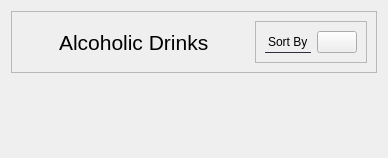
                      <widget class="QWidget" name="alcoholInvPage">
                       <layout class="QVBoxLayout" name="verticalLayout_45">
                        <item alignment="Qt::AlignTop">
                         <widget class="QFrame" name="headerFrame_5">
                          <property name="styleSheet">
                           <string notr="true">QFrame{
	border-bottom: 1px solid rgb(131, 142, 162);
}
QLabel{
border: none
}</string>
                          </property>
                          <property name="frameShape">
                           <enum>QFrame::StyledPanel</enum>
                          </property>
                          <property name="frameShadow">
                           <enum>QFrame::Raised</enum>
                          </property>
                          <layout class="QHBoxLayout" name="horizontalLayout_41">
                           <item alignment="Qt::AlignLeft">
                            <widget class="QPushButton" name="backBtn_2">
                             <property name="styleSheet">
                              <string notr="true">border: none;</string>
                             </property>
                             <property name="text">
                              <string/>
                             </property>
                             <property name="icon">
                              <iconset resource="resources.qrc">
                               <normaloff>:/white /White Icons/arrow-left-circle.svg</normaloff>:/white /White Icons/arrow-left-circle.svg</iconset>
                             </property>
                             <property name="iconSize">
                              <size>
                               <width>30</width>
                               <height>30</height>
                              </size>
                             </property>
                            </widget>
                           </item>
                           <item>
                            <widget class="QLabel" name="label_66">
                             <property name="font">
                              <font>
                               <pointsize>16</pointsize>
                              </font>
                             </property>
                             <property name="text">
                              <string>Alcoholic Drinks</string>
                             </property>
                            </widget>
                           </item>
                           <item>
                            <spacer name="horizontalSpacer">
                             <property name="orientation">
                              <enum>Qt::Horizontal</enum>
                             </property>
                             <property name="sizeHint" stdset="0">
                              <size>
                               <width>40</width>
                               <height>20</height>
                              </size>
                             </property>
                            </spacer>
                           </item>
                           <item alignment="Qt::AlignRight">
                            <widget class="QFrame" name="frame_33">
                             <property name="styleSheet">
                              <string notr="true">border-bottom: 1px solid rgb(44, 49, 60)</string>
                             </property>
                             <property name="frameShape">
                              <enum>QFrame::StyledPanel</enum>
                             </property>
                             <property name="frameShadow">
                              <enum>QFrame::Raised</enum>
                             </property>
                             <layout class="QHBoxLayout" name="horizontalLayout_42">
                              <item>
                               <widget class="QLabel" name="label_67">
                                <property name="text">
                                 <string>Sort By</string>
                                </property>
                               </widget>
                              </item>
                              <item>
                               <widget class="QPushButton" name="sortBtn_2">
                                <property name="text">
                                 <string/>
                                </property>
                                <property name="icon">
                                 <iconset resource="resources.qrc">
                                  <normaloff>:/white /White Icons/sliders.svg</normaloff>:/white /White Icons/sliders.svg</iconset>
                                </property>
                                <property name="iconSize">
                                 <size>
                                  <width>24</width>
                                  <height>24</height>
                                 </size>
                                </property>
                               </widget>
                              </item>
                             </layout>
                            </widget>
                           </item>
                          </layout>
                         </widget>
                        </item>
                        <item>
                         <widget class="QScrollArea" name="scrollArea_3">
                          <property name="styleSheet">
                           <string notr="true">border:none;
color: rgb(44, 49, 60);</string>
                          </property>
                          <property name="widgetResizable">
                           <bool>true</bool>
                          </property>
                          <widget class="QWidget" name="alcoholScrollAreaWidgetContents">
                           <property name="geometry">
                            <rect>
                             <x>0</x>
                             <y>0</y>
                             <width>100</width>
                             <height>30</height>
                            </rect>
                           </property>
                          </widget>
                         </widget>
                        </item>
                       </layout>
                      </widget>
